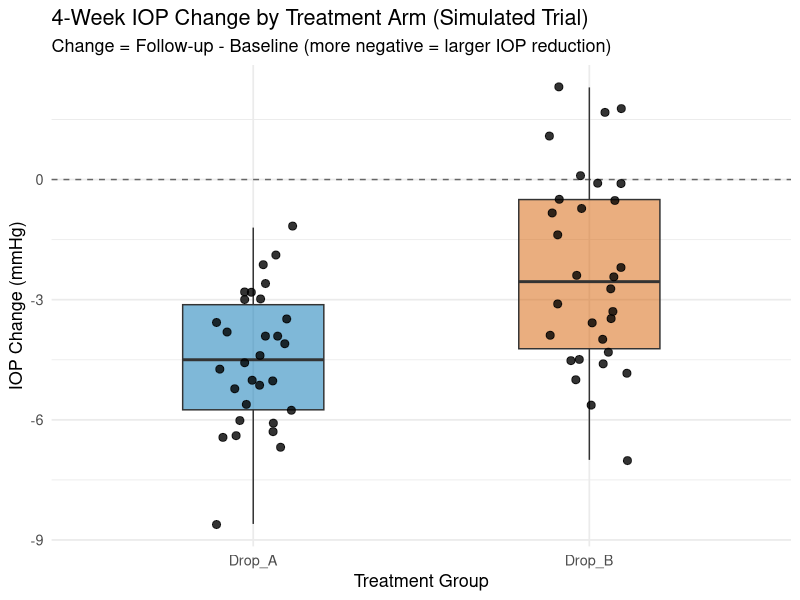
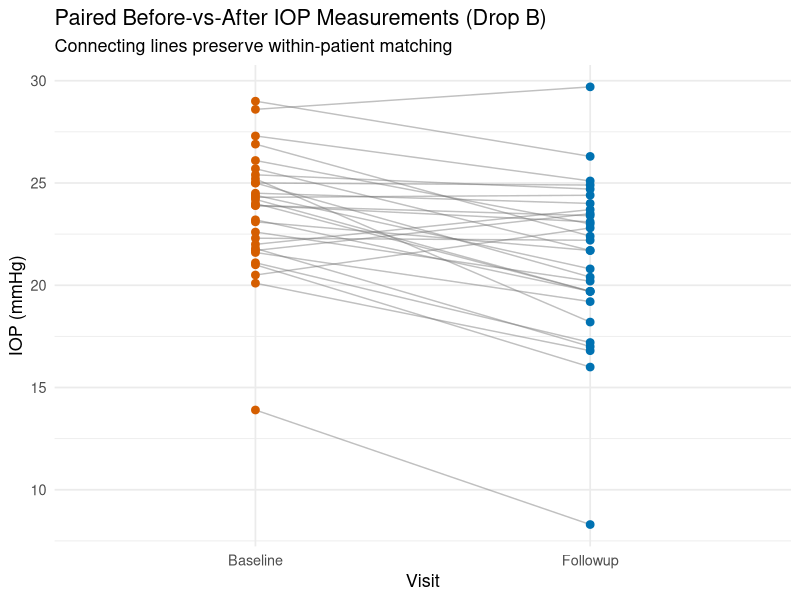

Write the R code that produced these figures, in order.
# =============================================================================
#  SCRIPT 05: INDEPENDENT & PAIRED t-TESTS, WELCH'S DEFAULT & CORRELATED EYES
#  Course  : Biostatistics & Experimental Design I (NECO GRS97003)
#  Week    : Week 2 - t-Tests & Uncertainty
#  Slides  : BioStats-1_2026_reformat.pptx (Slides 91-107, 202, 315)
#  Notes   : [BIOSTATS]-NOTES-T-Test for Independent Samples.docx
#  Reuses  : Biostats-1-Week-2.R
#  Datasets: data/02_iop_clinical_trial.csv
#            data/03_fellow_eyes_axial_length.csv
#
#  Topics Covered:
#    1. Independent two-sample t-test: Welch (R's default) vs. Student (pooled)
#    2. Computing Welch's t & Welch-Satterthwaite df by hand vs. t.test()
#    3. Paired t-test: analyzing within-patient change (delta = after - before)
#    4. Two-sided vs. one-sided tests (and the post-hoc switching trap)
#    5. Correlated fellow eyes (OD/OS): demonstrating pseudoreplication!
#    6. Statistical significance vs. clinical relevance (10 um axial length)
# =============================================================================


# ---- 0. Setup ---------------------------------------------------------------
rm(list = ls())
library(tidyverse)
library(broom)
theme_set(theme_minimal(base_size = 13))
set.seed(2026)

iop_trial   <- readr::read_csv("data/02_iop_clinical_trial.csv", show_col_types = FALSE)
fellow_eyes <- readr::read_csv("data/03_fellow_eyes_axial_length.csv", show_col_types = FALSE)


# ---- 1. Plot Before Testing: Independent Two-Group IOP Trial (Slides 99-100)
# Clinical question: Compare 4-week IOP change (follow-up - baseline, in mmHg)
# between Drop_A and Drop_B. More negative change = greater IOP reduction.

# First inspect group summaries (check n, mean, SD, and whether variances differ!)
iop_trial |>
  group_by(treatment) |>
  summarize(
    n           = n(),
    mean_change = mean(iop_change),
    sd_change   = sd(iop_change),
    var_change  = var(iop_change),
    .groups     = "drop"
  )

# Visualize individual patient changes before running any test
ggplot(iop_trial, aes(x = treatment, y = iop_change, fill = treatment)) +
  geom_hline(yintercept = 0, linetype = "dashed", colour = "grey40") +
  geom_boxplot(width = 0.42, alpha = 0.5, outlier.shape = NA) +
  geom_jitter(width = 0.12, size = 2.4, alpha = 0.8) +
  scale_fill_manual(values = c("Drop_A" = "#0072B2", "Drop_B" = "#D55E00")) +
  labs(
    title    = "4-Week IOP Change by Treatment Arm (Simulated Trial)",
    subtitle = "Change = Follow-up - Baseline (more negative = larger IOP reduction)",
    x        = "Treatment Group",
    y        = "IOP Change (mmHg)"
  ) +
  theme(legend.position = "none")


# ---- 2. Welch's vs. Student's Independent t-Test (Slides 97-100, 315) -------
# R's default is Welch's t-test (`var.equal = FALSE`), which does NOT assume
# equal population variances across groups. Always prefer Welch's default!

change_A <- iop_trial$iop_change[iop_trial$treatment == "Drop_A"]
change_B <- iop_trial$iop_change[iop_trial$treatment == "Drop_B"]

# 2a. Welch's two-sample t-test (DEFAULT and RECOMMENDED)
welch_res <- t.test(change_A, change_B, var.equal = FALSE)
print(welch_res)

# Formula interface (gives the exact same result; tidy output via broom)
t.test(iop_change ~ treatment, data = iop_trial) |> broom::tidy()

# 2b. Student's pooled-variance t-test (shown for comparison only)
student_res <- t.test(change_A, change_B, var.equal = TRUE)
print(student_res)

# 2c. Manual verification of Welch's formula & Welch-Satterthwaite df (Slide 98)
n1 <- length(change_A); m1 <- mean(change_A); v1 <- var(change_A)
n2 <- length(change_B); m2 <- mean(change_B); v2 <- var(change_B)

se_welch <- sqrt(v1 / n1 + v2 / n2)
t_welch  <- (m1 - m2) / se_welch
df_welch <- (v1 / n1 + v2 / n2)^2 / ((v1 / n1)^2 / (n1 - 1) + (v2 / n2)^2 / (n2 - 1))
p_welch  <- 2 * pt(-abs(t_welch), df = df_welch)
ci_welch <- (m1 - m2) + c(-1, 1) * qt(0.975, df = df_welch) * se_welch

cat("\n--- Manual Welch Verification ---\n")
cat(sprintf("Mean diff (A - B) = %.3f mmHg | SE = %.3f | t = %.3f | df = %.2f | p = %.5f\n",
            m1 - m2, se_welch, t_welch, df_welch, p_welch))
cat(sprintf("95%% CI: [%.3f, %.3f] mmHg\n", ci_welch[1], ci_welch[2]))

# Useful clinical results sentence (Slide 103):
cat(sprintf(
  "\nRESULTS SENTENCE: Patients on Drop A (n=%d) had a mean 4-week IOP change of %.2f mmHg\nvs. %.2f mmHg on Drop B (n=%d): difference (A - B) = %.2f mmHg (95%% CI [%.2f, %.2f], Welch t=%.2f, p=%.4f).\n",
  n1, m1, m2, n2, m1 - m2, ci_welch[1], ci_welch[2], t_welch, p_welch
))


# ---- 3. Paired t-Test: Within-Patient Change (Slides 101-102) ---------------
# Within Drop_B alone, did 4-week IOP change from baseline?
# Baseline and follow-up are measured on the SAME patients -> MUST keep pairing!

drop_b <- filter(iop_trial, treatment == "Drop_B")

# Plot paired trajectories so the matching is visible (Slide 136)
drop_b |>
  select(patient_id, Baseline = iop_baseline, Followup = iop_followup) |>
  pivot_longer(cols = c(Baseline, Followup), names_to = "visit", values_to = "iop") |>
  ggplot(aes(x = visit, y = iop, group = patient_id)) +
  geom_line(alpha = 0.45, colour = "grey45") +
  geom_point(aes(colour = visit), size = 2.3) +
  scale_colour_manual(values = c("Baseline" = "#D55E00", "Followup" = "#0072B2")) +
  labs(
    title    = "Paired Before-vs-After IOP Measurements (Drop B)",
    subtitle = "Connecting lines preserve within-patient matching",
    x        = "Visit", y = "IOP (mmHg)"
  ) +
  theme(legend.position = "none")

# Method 1: explicit within-patient difference vector `delta = after - before`
delta <- drop_b$iop_followup - drop_b$iop_baseline
paired_via_delta <- t.test(delta, mu = 0)

# Method 2: `paired = TRUE` (order matters: first minus second = after - before!)
paired_direct <- t.test(drop_b$iop_followup, drop_b$iop_baseline, paired = TRUE)

# Verify both are 100% identical!
bind_rows(
  mutate(broom::tidy(paired_via_delta), method = "One-sample t on delta"),
  mutate(broom::tidy(paired_direct),    method = "t.test(after, before, paired = TRUE)")
) |>
  select(method, estimate, statistic, parameter, p.value, conf.low, conf.high)

# Notice WHY pairing helps: look at the positive baseline/follow-up correlation
cat(sprintf("\nWithin-patient correlation r(baseline, followup) = %.3f\n",
            cor(drop_b$iop_baseline, drop_b$iop_followup)))
# Compare standard error when pairing is preserved vs. wrongly ignored!
se_paired_correct <- sd(delta) / sqrt(nrow(drop_b))
se_unpaired_wrong <- sqrt(var(drop_b$iop_followup) / nrow(drop_b) +
                          var(drop_b$iop_baseline) / nrow(drop_b))
cat(sprintf("SE preserving pairing : %.3f mmHg\n", se_paired_correct))
cat(sprintf("SE ignoring pairing   : %.3f mmHg (wastes precision!)\n", se_unpaired_wrong))


# ---- 4. One-Sided vs. Two-Sided Tests (Slides 94-95, 305) -------------------
# Two-sided (`alternative = "two.sided"`, default) tests H0: mu_A = mu_B against
# differences in EITHER direction.
# One-sided (`alternative = "less"` or `"greater"`) must ONLY be used when
# pre-specified BEFORE seeing data! Switching tails post hoc invalidates alpha.
t.test(change_A, change_B, alternative = "less") |> broom::tidy()


# ---- 5. Correlated Fellow Eyes: The Pseudoreplication Pitfall (Slide 202) ---
# In `fellow_eyes`, 40 patients (20 OrthoK, 20 SingleVision) each contribute
# TWO eyes (OD and OS). Fellow eyes are strongly correlated!
cat("\n--- Fellow-Eye Correlation (OD vs. OS Axial Length) ---\n")
cat(sprintf("Pearson r(OD, OS) = %.3f\n",
            cor(fellow_eyes$al_od_mm, fellow_eyes$al_os_mm)))

# WRONG approach: pool all 80 eyes as if they were 80 independent patients
eyes_pooled <- fellow_eyes |>
  pivot_longer(cols = c(al_od_mm, al_os_mm), names_to = "eye", values_to = "al_mm")

wrong_pooled_test <- t.test(al_mm ~ lens_group, data = eyes_pooled)

# VALID simple approaches: (a) patient-level average of OD & OS, or (b) one eye (OD)
fellow_eyes <- fellow_eyes |>
  mutate(al_patient_mean = (al_od_mm + al_os_mm) / 2)

right_patient_mean <- t.test(al_patient_mean ~ lens_group, data = fellow_eyes)
right_od_only      <- t.test(al_od_mm ~ lens_group, data = fellow_eyes)

bind_rows(
  mutate(broom::tidy(wrong_pooled_test),  approach = "WRONG: Pooled eyes (n = 80 eyes)"),
  mutate(broom::tidy(right_patient_mean), approach = "VALID: Patient mean (n = 40 patients)"),
  mutate(broom::tidy(right_od_only),      approach = "VALID: One eye OD only (n = 40 patients)")
) |>
  select(approach, estimate, statistic, df = parameter, p.value, conf.low, conf.high)
# Look at `df`, `conf.low`, `conf.high`, and `p.value`:
# Pooling both eyes artificially doubles df, shrinks the CI, and inflates Type I error!
# (In Script 15 we also show linear mixed models to use both eyes validly.)


# ---- 6. Statistical Significance vs. Clinical Relevance (Slides 104-106) ----
# Example from Slide 104: A 15-micron (0.015 mm) difference in axial length
# is clinically negligible, yet with a huge sample (N = 20,000 per group) it
# produces a tiny p-value!
n_huge <- 20000
al_ctrl <- rnorm(n_huge, mean = 24.500, sd = 0.80)
al_trt  <- rnorm(n_huge, mean = 24.485, sd = 0.80)   # 0.015 mm = 15 microns!
huge_test <- t.test(al_trt, al_ctrl)

cat("\n--- Huge-N Trivial-Effect Demonstration ---\n")
cat(sprintf("Observed diff = %.4f mm (%.1f microns) | 95%% CI [%.4f, %.4f] | p = %.4f\n",
            diff(rev(huge_test$estimate)),
            1000 * diff(rev(huge_test$estimate)),
            huge_test$conf.int[1], huge_test$conf.int[2],
            huge_test$p.value))
# Takeaway: Always judge the CI against a pre-specified clinically meaningful threshold!


# ---- 7. Try It Yourself (Exercises) -----------------------------------------
# 1. Compare `contrast_sens` between Optometry and Graduate_VS students in
#    `data/01_student_vision_clinic.csv` using Welch's t-test. Write a 1-sentence
#    clinical summary reporting group means, difference, 95% CI, and p-value.
# 2. In `data/01_student_vision_clinic.csv`, test whether `near_logmar` differs
#    from `far_logmar` within the same students. Should you use paired = TRUE?
# 3. Check whether `se_od_d` and `se_os_d` in `fellow_eyes` differ on average
#    using a paired t-test. What does the null hypothesis state here?
